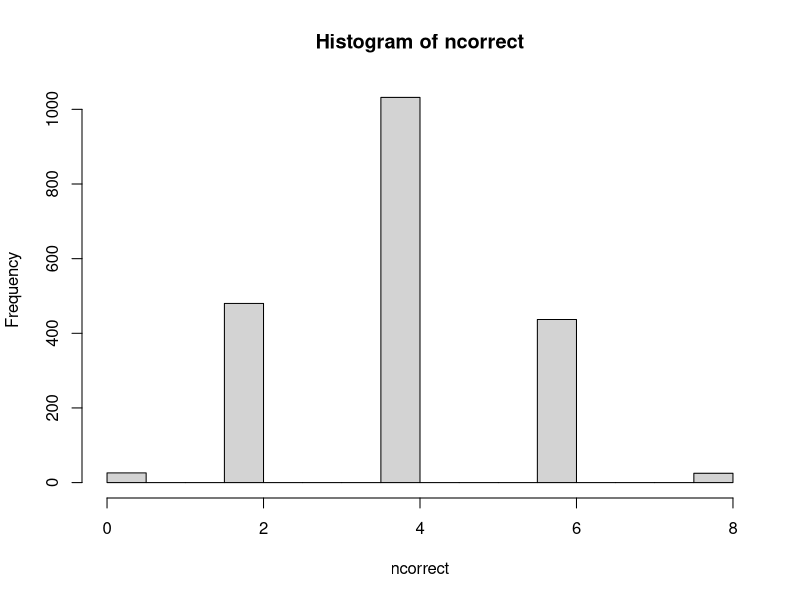
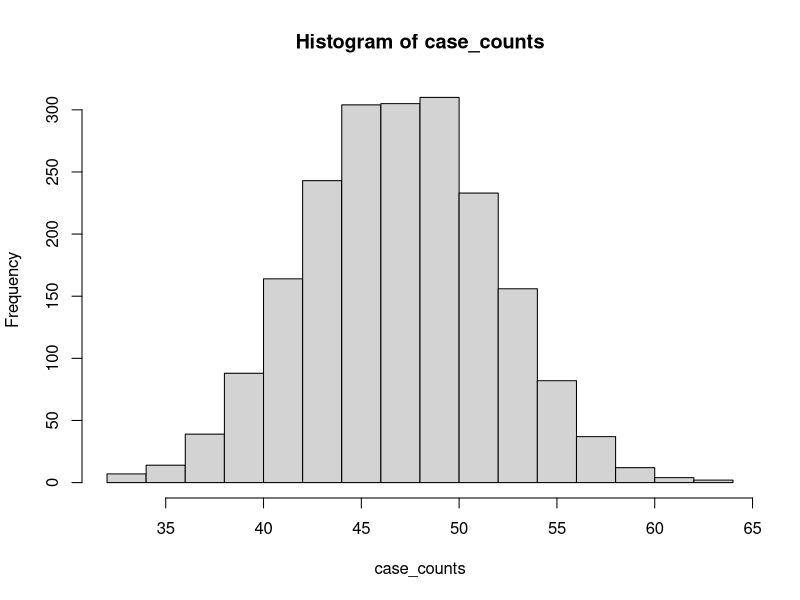
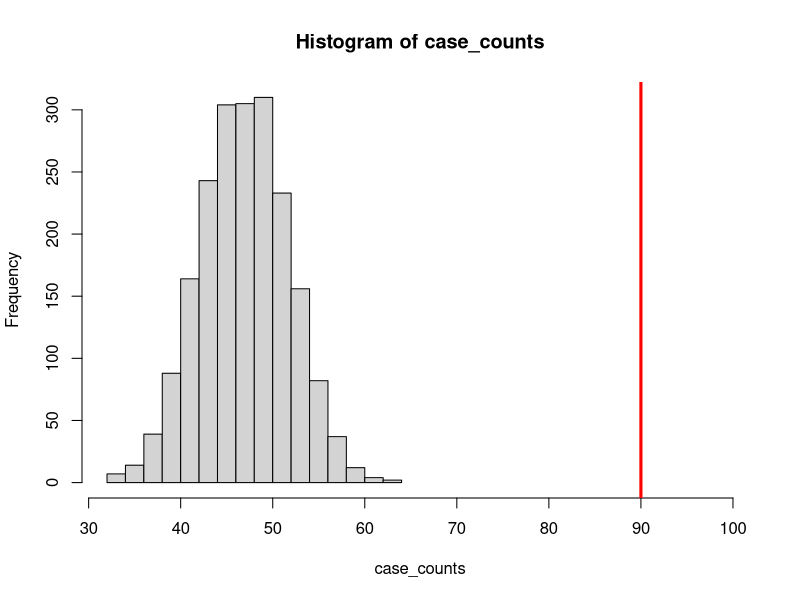
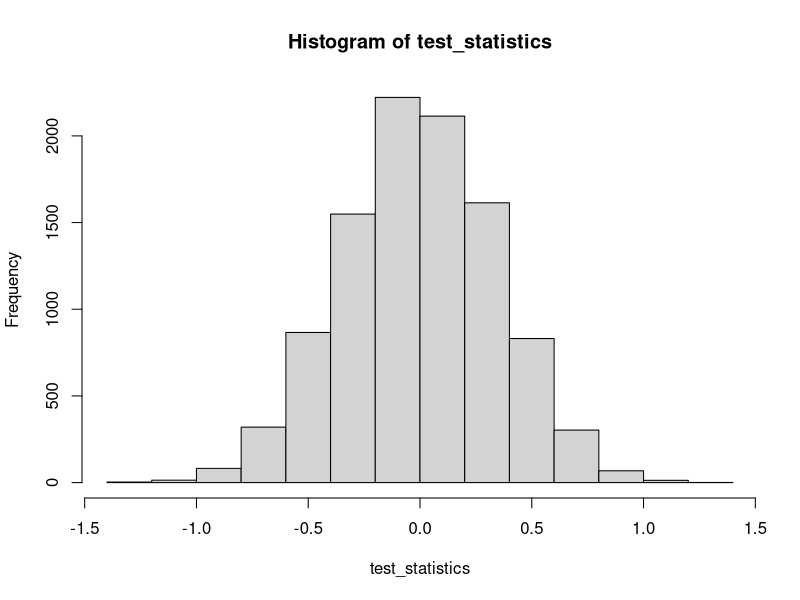
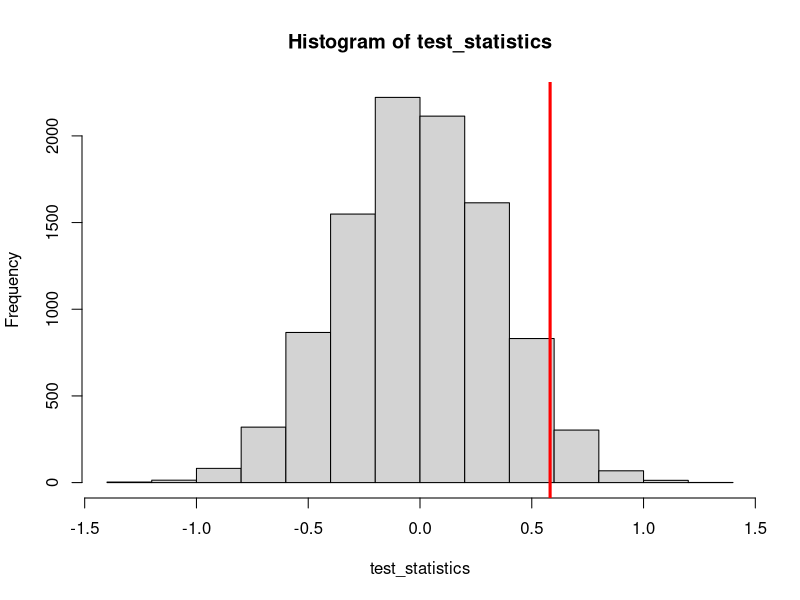

Generate these figures, in order, with R:
## ---- chunk 1
generate_cups <- function(n,k) {
  # n cups of tea; choose k of them to be "milk-first".
  # We'll represent a milk-first cup as a 1, and a "milk-second" cup as a 0.
  cups <- c( rep(1,k), rep(0,n-k) ); # k milk-first, n-k milk-second.
  # Now, randomize the order of the cups and return it.
  # Randomize by sampling all n cups, WITHOUT replacement.
  return( sample( cups, size=n, replace=FALSE ) );
}

generate_cups( 8, 4); # Generate eight cups with four "milk-first"
## ---- chunk 2
generate_guesses <- function( n,k ) {
  # Generate Muriel Bristol's guesses.
  # Conveniently, randomly guessing cups is the same as "generating" cups!
  return( generate_cups(n,k) )
}  
## ---- chunk 3
count_correct <- function( true_cups, guess_cups ) {
  # NOTE: We're assuming both vectors are binary and have the same length.
  # In "real-world" or "production" code, we would include code to check
  # that these assumptions are true and raise an error or warning to tell the
  # user if these assumptions fail,
  # but that's a matter for your programming courses.
  return( sum( true_cups==guess_cups) )
}

# Example
truecups <- generate_cups( 8, 4 )
guesscups <- generate_guesses( 8,4 )
count_correct( truecups, guesscups )
## ---- chunk 4
NMC <- 2000;

ncorrect <- rep(0, NMC); # We'll store results in this vector
for (i in 1:NMC ) {
  truecups <- generate_cups( 8, 4 );
  guesscups <- generate_cups( 8,4 );
  ncorrect[i] <- count_correct( truecups, guesscups );
}

hist( ncorrect )
## ---- chunk 5
sum( ncorrect==8 )/NMC
## ---- chunk 6
generate_data <- function( ncontrol, ntreatment, ncases ) {
  # Simulate data.
  # Generate cases in a collection of ncontrol+ntreatment study participants.
  # We will encode control participants as 1 and treatment as 0.
  participants <- c( rep(1,ncontrol), rep(0,ntreatment));
  # Now, choose ncases participants at random.
  # These are the participants who are randomly infected with COVID. Bummer!
  # Note that under our null model, treatment and control participants are all
  # equally likely to be infected.
  # Draw WITHOUT replacement: we want to choose ncases participants total.
  infected <- sample( participants, size=ncases, replace=FALSE )
  # We'll just return the number of control subjects who got infected.
  # returning sum(infected) works because the controls are
  # encoded as 1s in the vector `participants`.
  return( sum(infected) );
}

# Generate for the case of 15K controls, 15K treatment, 95 cases,
# like in the Moderna data.
generate_data( 15000, 15000, 95 )
## ---- chunk 7
NMC <- 2000; # 2000 Monte Carlo replicates of our experiment.

case_counts <- rep( 0, NMC );
for( i in 1:NMC ) {
  case_counts[i] <- generate_data( 15000, 15000, 95 );
}

hist( case_counts )
## ---- chunk 8
hist( case_counts, xlim=c(min(case_counts), 100) )
abline( v=90, lw=3, col='red' )

## ---- chunk 9
NMC <- 1e5; # 100K MC replicates

atleast90 <- 0; # We'll keep track of how often we get 90 or ore infected.
for( i in 1:NMC ) {
  if( generate_data( 15000, 15000, 95 ) >= 90 ) {
    atleast90 <- atleast90 + 1;
  }
}

# To estimate our probability, what fraction of our trials "succeeded"?
cat(atleast90/NMC)

## ---- chunk 10
# This is computing the probability that we see 90,91,92,93,94 or 95
# of the 95 infections in the placebo group, under the setting where
# the 95 infections are assigned randomly to the treatment and control groups.
sum( dhyper(c(90,91,92,93,94,95), 15000,15000, 95) )
## ---- chunk 11
control <- c(-0.10, -0.55, 1.24, -0.97, -0.76,  0.21,-0.27, -1.02, 0.58, 1.67, -1.07, 0.17, 1.45, 0.34, 1.15, 0.18, -0.97, 0.43, -1.39, -2.76 );

treatment <- c( 0.54, 0.36, 0.59, -0.57, 0.53, -0.78, -0.44, -0.98, 1.31, 0.50, 0.57, 0.49, -0.96, 2.41, 0.85, 1.93, 0.95, 1.45, 1.61, -1.16 );
## ---- chunk 12
s_control <- sd( control );
s_treatment <- sd( treatment );
s_pooled <- sqrt( (s_control^2 + s_treatment^2)/2 );
# Form the t-statistic. See, e.g.,
# https://en.wikipedia.org/wiki/Student's_t-test#Unpaired_and_paired_two-sample_t-tests
n <- length(control); # n = n_1 = n_2, i.e., same sample sizes
t <- (mean(treatment)-mean(control))/(s_pooled*sqrt(2/n));
t
## ---- chunk 13
1 - pt( t, df=length(control)+length(treatment)-2)
## ---- chunk 14
control <- c(-0.10, -0.55, 1.24, -0.97, -0.76,  0.21,-0.27, -1.02, 0.58, 1.67, -1.07, 0.17, 1.45, 0.34, 1.15, 0.18, -0.97, 0.43, -1.39, -2.76 );

treatment <- c( 0.54, 0.36, 0.59, -0.57, 0.53, -0.78, -0.44, -0.98, 1.31, 0.50, 0.57, 0.49, -0.96, 2.41, 0.85, 1.93, 0.95, 1.45, 1.61, -1.16 );
## ---- chunk 15
Xbar_ctl <- mean(control);
Xbar_trt <- mean(treatment);
c( Xbar_ctl, Xbar_trt )
## ---- chunk 16
Xbar_trt - Xbar_ctl
## ---- chunk 17
permute_and_compute <- function( ctrl_data, trmt_data ) {
  # ctrl_data and trmt_data are vectors storing our control and treatment data
  # We are going to pretend that these two data sets came from the same
  # distribution. That means
  # 1) pooling them and randomly reassigning them
  #     to the treatment and control groups.
  # and then
  # 2) Computing our test statistic (the difference in means) on that
  #     new "version" of the data.
  
  # Pool the data
  pooled_data <- c( ctrl_data, trmt_data );
  # Randomly shuffle the data and assign it to control and treatment groups.
  n_ctrl <- length( ctrl_data );
  n_trmt <- length( trmt_data );
  n_total <- n_ctrl + n_trmt;
  # Now, let's shuffle the data, and assign the first n_ctrl elements
  # to the control group, and the rest to the treatment group.
  # We're going to do this using the sample() function.
  # To randomly shuffle the data, it's enough to sample from the
  # original data (i.e., the pooled data) WITHOUT replacement.
  # The result is that shuffled_data contains the same elements as
  # pooled_data, just in a (random) different order.
  shuffled_data <- sample( pooled_data, size=n_total, replace=FALSE );
  # Now, the first n_ctrl of these data points are our new control group
  # and the remaining elements are assigned to our treatment group.
  shuffled_ctrl <- shuffled_data[1:n_ctrl];
  shuffled_trmt <- shuffled_data[(n_ctrl+1):n_total];
  # Okay, last step: compute the difference in means of our two samples.
  return( mean(shuffled_trmt)-mean(shuffled_ctrl) );
}
## ---- chunk 18
NMC <- 1e4; # Might want to increase this to more like 1e5 for better accuracy
test_statistics <- rep( 0, NMC ); # Vector to store our "fake" test statistics

# Now, NMC times, shuffle the data, recompute the test statistic, and record.
for(i in 1:NMC ) {
  test_statistics[i] <- permute_and_compute( control, treatment );
}

# Now, let's make a histogram of those permuted test statistics.
hist( test_statistics )
## ---- chunk 19
hist( test_statistics )
abline( v=mean(treatment)-mean(control), lw=3, col='red' )
## ---- chunk 20
Tobsd <- mean(treatment) - mean(control); # Actually observed test statistic

# Monte Carlo estimate: how often in our simulation did the "fake" data
# have a difference in means greater than or equal to Tobsd?
sum(test_statistics >= Tobsd)/NMC;
